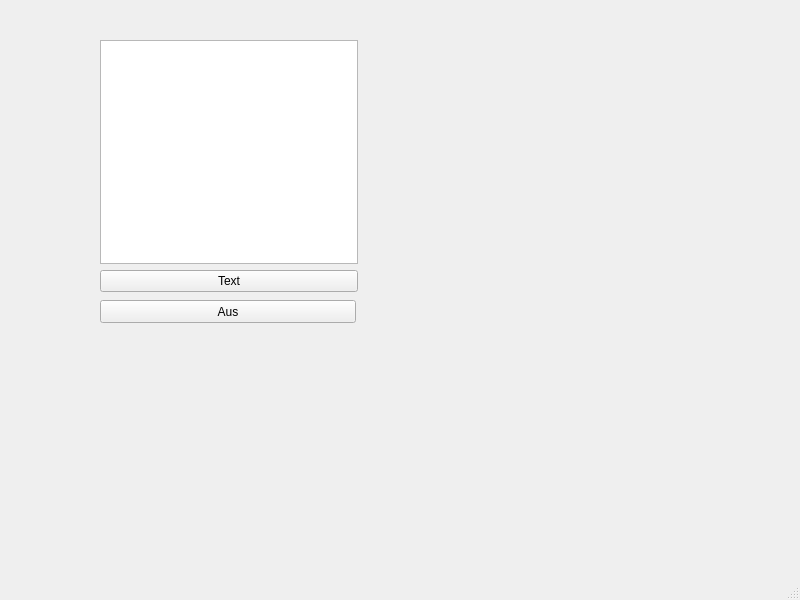
<?xml version="1.0" encoding="UTF-8"?>
<ui version="4.0">
 <class>MainWindow</class>
 <widget class="QMainWindow" name="MainWindow">
  <property name="geometry">
   <rect>
    <x>0</x>
    <y>0</y>
    <width>800</width>
    <height>600</height>
   </rect>
  </property>
  <property name="windowTitle">
   <string>MainWindow</string>
  </property>
  <widget class="QWidget" name="centralwidget">
   <widget class="QPushButton" name="Aus">
    <property name="geometry">
     <rect>
      <x>100</x>
      <y>300</y>
      <width>256</width>
      <height>23</height>
     </rect>
    </property>
    <property name="text">
     <string>Aus</string>
    </property>
   </widget>
   <widget class="QWidget" name="">
    <property name="geometry">
     <rect>
      <x>100</x>
      <y>40</y>
      <width>258</width>
      <height>252</height>
     </rect>
    </property>
    <layout class="QVBoxLayout" name="verticalLayout">
     <item>
      <widget class="QPlainTextEdit" name="Anzeige"/>
     </item>
     <item>
      <widget class="QPushButton" name="Text">
       <property name="text">
        <string>Text</string>
       </property>
      </widget>
     </item>
    </layout>
   </widget>
  </widget>
  <widget class="QMenuBar" name="menubar">
   <property name="geometry">
    <rect>
     <x>0</x>
     <y>0</y>
     <width>800</width>
     <height>21</height>
    </rect>
   </property>
  </widget>
  <widget class="QStatusBar" name="statusbar"/>
 </widget>
 <resources/>
 <connections/>
</ui>
